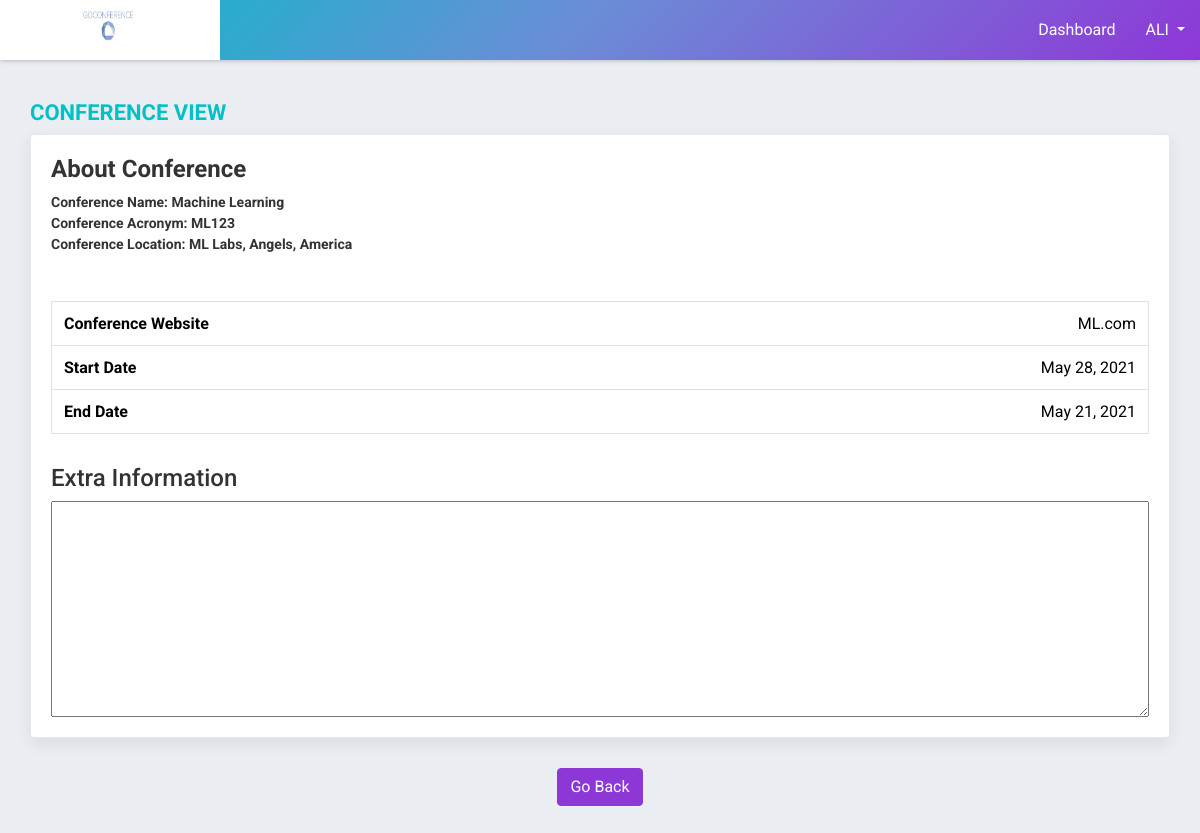
/view-conference/2 (signed in), run on the app's committed database.
### CMSBEFORE/models.py (models this page shows, shortened)
class User(AbstractBaseUser, PermissionsMixin):
    email = models.EmailField(_('email address'), unique=True)
    username = models.CharField(max_length=150, unique=True)
    first_name = models.CharField(max_length=150, blank=True)
    last_name = models.CharField(max_length=150, blank=True)
    organization = models.CharField(max_length=150, blank=True)
    country = models.CharField(max_length=150, blank=True)
    Region = models.CharField(max_length=150, blank=True)
    webpage = models.CharField(max_length=150, blank=True)
    Role = models.CharField(max_length=150, blank=True)
    Topic = models.CharField(max_length=150, blank=True)
    is_staff = models.BooleanField(default=False)
    is_active = models.BooleanField(default=True)
    objects = CustomAccountManager()
    USERNAME_FIELD = 'email'
    REQUIRED_FIELDS = ['username', 'first_name']

### afterlogin/models.py (models this page shows, shortened)
class ConferenceData(models.Model):
    email = models.EmailField(blank=True)
    conference_name = models.CharField(max_length=500, unique=True)
    conference_acronym = models.CharField(max_length=500, unique=True)
    conference_start_date = models.DateField()
    conference_end_date = models.DateField()
    organizer = models.CharField(max_length=500)
    organizer_webpage = models.CharField(max_length=500)
    webpage = models.CharField(max_length=500)
    venue = models.CharField(max_length=500)
    city = models.CharField(max_length=500)
    country_region = models.CharField(max_length=500)
    primary_area = models.CharField(max_length=500)
    secondary_area = models.CharField(max_length=500)
    area_notes = models.CharField(max_length=500)
    topic_1 = models.CharField(max_length=500)
    topic_2 = models.CharField(max_length=500)
    topic_3 = models.CharField(max_length=500)
    topic_4 = models.CharField(max_length=500)
    extra_information = models.CharField(max_length=500)
    assigned_paper = models.CharField(max_length=500, blank=True)

### afterlogin/views.py (the view)
# urls.py: path('view-conference/<path:id>', views.ViewConference,name='viewconference'),
def ViewConference(request, id):
    if request.user.is_authenticated:
        try:
            paper = ConferenceData.objects.get(id=id)
        except:
            id = unquote(id)
            paper = ConferenceData.objects.get(conference_name=id)
        data = {'paper': paper, 'U':request.user.username}
        return render(request, 'viewconference.html', data)
    messages.error(request, 'You Need To login First')
    return redirect('home')

### afterlogin/templates/viewconference.html (shortened to what this page needs)
{% extends 'base.html' %}
{% block content %}
        <div class="page-wrapper">
            <div class="content container-fluid">
			<div class="page-header">
					<div class="row">
						<div class="col-lg-7 col-md-12 col-sm-12 col-12">
							<h5 class="text-uppercase">Conference View</h5>
						</div>
					</div>
				</div>
                <div class="row">
                    <div class="col-md-12">
                        <div class="card-box">
                            <div class="row">
                                <div class="col-lg-12 m-b-20">
                                    <ul class="list-unstyled">
                                        <h3><strong>About Conference</strong></h3>
                                        <li><strong>Conference Name: {{paper.conference_name}}</strong></li>
                                        <li class="m-b-0"><strong>Conference Acronym: {{paper.conference_acronym}}</strong></li></li>
                                        <li><strong>Conference Location: {{paper.venue}}, {{paper.city}}, {{paper.country_region}}</strong></li>
                                    </ul>
                                </div>
                            </div>
                            <div class="row">
                                <div class="col-sm-12">
                                    <div>
                                        <table class="table table-bordered">
                                            <tbody>
                                                <tr>
                                                    <td><strong>Conference Website</strong> <span class="float-right">{{paper.webpage}}</span></td>
                                                </tr>
                                                <tr>
                                                    <td><strong>Start Date</strong> <span class="float-right">{{paper.conference_start_date}}</span></td>
                                                </tr>
                                                <tr>
                                                    <td><strong>End Date</strong> <span class="float-right">{{paper.conference_end_date}}</span></td>
                                                </tr>
                                            </tbody>
                                        </table>
                                    </div>
                                </div>
                                <div class="col-sm-12" style="margin-top: 30px;">
                                    <h3>Extra Information</h3>
                                    <textarea name="" id="" style="width: 100%;" rows="10">{{paper.extra_information}}</textarea>
                                </div>
                            </div>
                        </div>
                        <div class="text-center">
													<a>
													<button onclick="window.history.back();" class="btn btn-secondary">Go Back</button>
													</a>
                        </div>
                    </div>
                </div>
            </div>
        </div>
{% endblock %}s

### afterlogin/templates/base.html (shortened to what this page needs)
{% load static %}
<html>
<head>
    <link rel="stylesheet" type="text/css" href="{% static 'assets/css/bootstrap.min.css' %}">
    <link rel="stylesheet" type="text/css" href="{% static 'assets/css/font-awesome.min.css' %}">
    <link rel="stylesheet" type="text/css" href="{% static 'assets/css/select2.min.css' %}">
    <link rel="stylesheet" type="text/css" href="{% static 'assets/css/bootstrap-datetimepicker.min.css' %}">
    <link rel="stylesheet" type="text/css" href="{% static 'assets/css/style.css' %}">
    <link rel="stylesheet" type="text/css" href="{% static 'assets/css/dataTables.bootstrap4.min.css' %}">
</head>
<body>
       <div class="main-wrapper">
        <div class="header">
            <div class="header-left">
                <a href="#" class="logo">
                    <img src="{% static 'logo.png' %}" width="60" height="60" alt="">
                </a>
            </div>
            <div class="page-title-box float-left">
            </div>
            <ul class="nav user-menu float-right">
                <li class="nav-item ">
                    <a href="/" class="nav-link">Dashboard</a>
                </li>
                <li class="nav-item dropdown has-arrow">
                    <a href="#" class="dropdown-toggle nav-link user-link" data-toggle="dropdown">
                        <span>{{U}}</span>
                    </a>
                </li>
            </ul>
        </div>
        {% block content %}{% endblock %}
</body>
</html>

### data on the page
User: username "ALI"
ConferenceData: conference_name "Machine Learning", conference_acronym "ML123", venue "ML Labs", city "Angels", country_region "America", webpage "ML.com", conference_start_date "May 28, 2021", conference_end_date "May 21, 2021"
